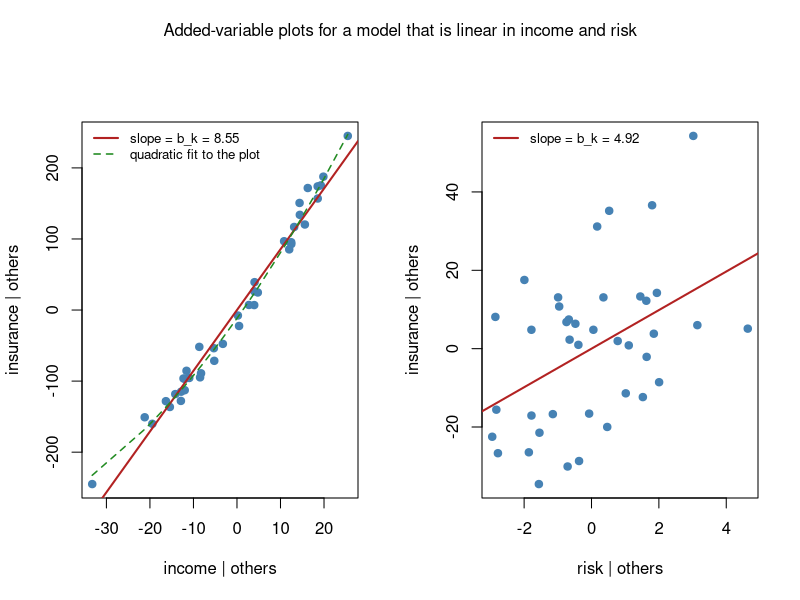

Source code (R):
# Added-variable plots: the curvature of a quadratic effect shows up after adjusting for the other variable.
set.seed(0)
n <- 40
income <- runif(n, 25, 80)
risk <- pmin(pmax(5 + 0.03 * (income - 50) + rnorm(n, 0, 2), 1), 10)
insur <- -100 + 0.08 * income^2 + 5 * risk + rnorm(n, 0, 8)

fit <- lm(insur ~ income + risk)
# car::avPlots(fit) draws the same plots; here they are built from residuals by hand
op <- par(mfrow = c(1, 2), oma = c(0, 0, 2, 0))
for (name in c("income", "risk")) {
  other <- setdiff(c("income", "risk"), name)
  ry <- residuals(lm(reformulate(other, "insur")))
  rx <- residuals(lm(reformulate(other, name)))
  slope <- coef(lm(ry ~ rx - 1))   # equals the coefficient of name in fit
  plot(rx, ry, pch = 19, col = "steelblue", xlab = paste(name, "| others"), ylab = "insurance | others")
  abline(0, slope, col = "firebrick", lwd = 2)
  leg <- sprintf("slope = b_k = %.2f", slope)
  if (name == "income") {
    quad <- lm(ry ~ rx + I(rx^2))
    o <- order(rx)
    lines(rx[o], fitted(quad)[o], col = "forestgreen", lwd = 1.5, lty = 2)
    leg <- c(leg, "quadratic fit to the plot")
  }
  legend("topleft", bty = "n", cex = 0.8, lwd = c(2, 1.5)[seq_along(leg)], lty = c(1, 2)[seq_along(leg)],
         col = c("firebrick", "forestgreen")[seq_along(leg)], legend = leg)
}
mtext("Added-variable plots for a model that is linear in income and risk", outer = TRUE)
par(op)
